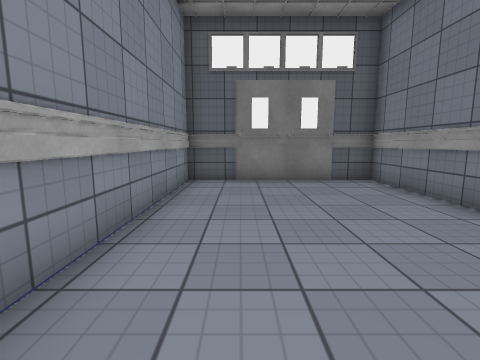
View 1 (above)

14 first-person views from a walk through a 3-D level made in the Unity game engine. The camera is 1.2 m above the floor, tilts 8° down and sees 85° across. The floor is counted in squares, 1 m on a side. Each view is taken from the middle of a square. On the plan, view 1 faces up. The plan holds only what a view shows up to about 12 squares ahead; the rest is blank. Some animated figures are not drawn. Surface patterns are stand-ins for the level's own textures.

View 2
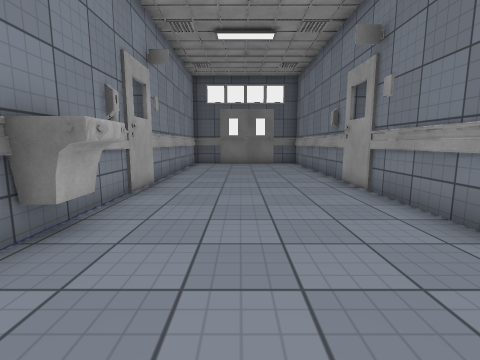

View 3
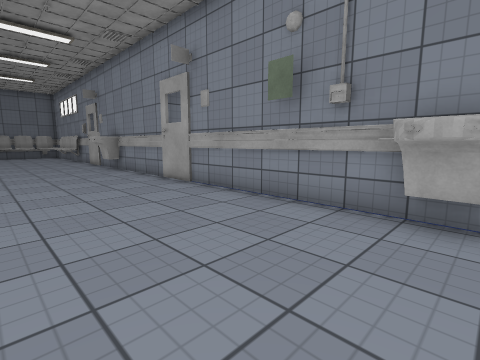

View 4
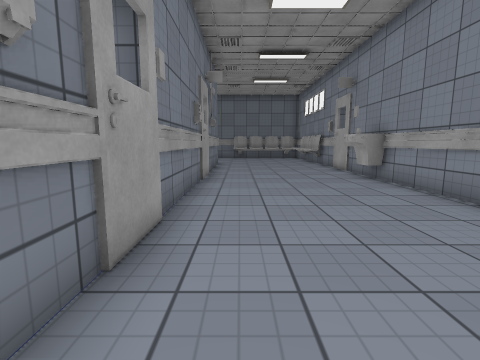

View 5
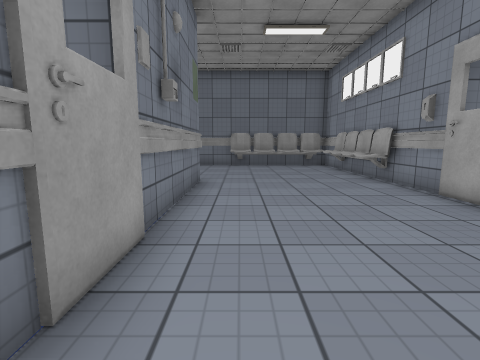

View 6
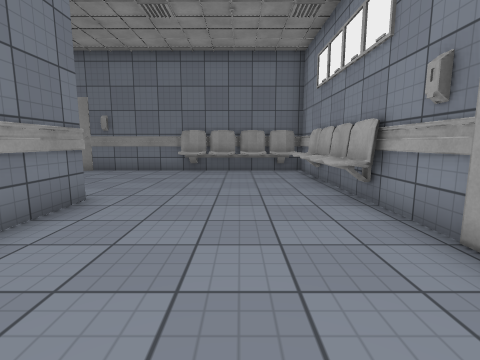

View 7
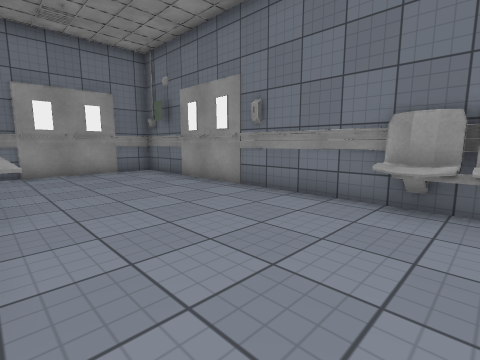

View 8
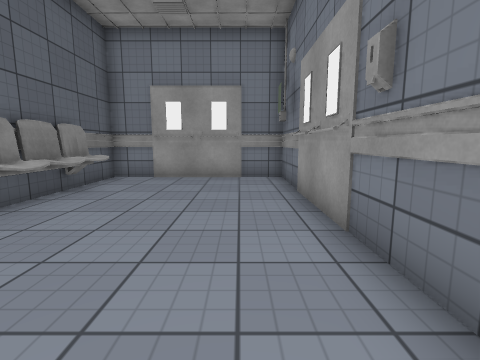

View 9
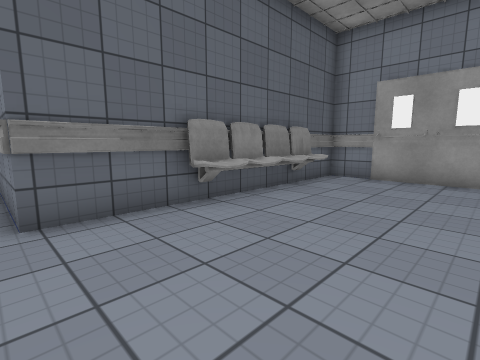

View 10
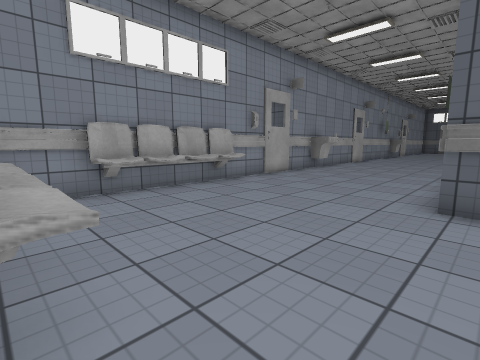

View 11
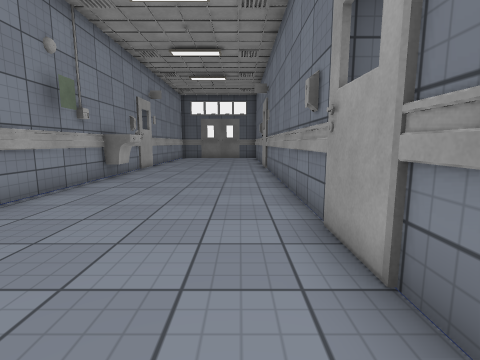

View 12
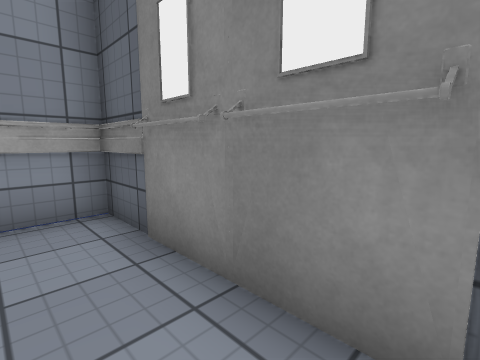

View 13
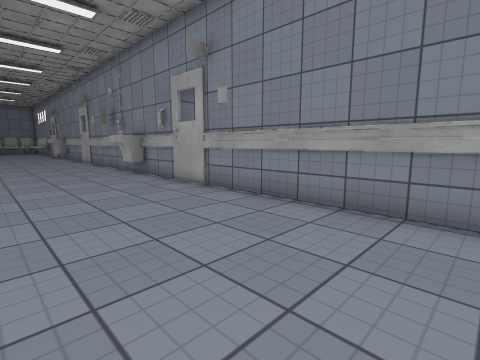

View 14
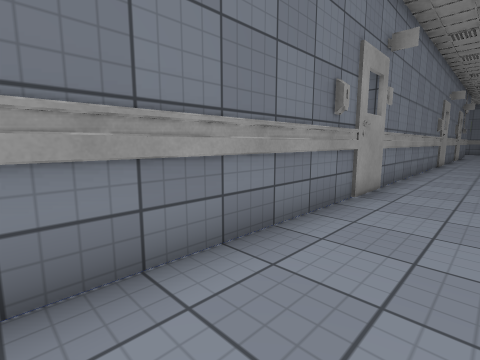

### Floor plan
Points are (right, up) in squares from view 1. A wall is a line through its corners. A room is listed if a view was taken in it or the views show most of it. See-through windows are left out.
Room 1 (views 1, 2, 3, 4, 5, 6, 7, 8, 9, 10, 11, 12, 13, 14)
walls: (4.3, -13.4) (4.3, -10.4); (4.3, -9.6) (4.3, -7.4); (4.3, -17.2) (4.3, -15.4); (-1.7, -13.4) (-1.7, -28.5) (0.6, -28.5); (-1.7, -9.4) (-1.7, -11.5); (4.3, -5.6) (4.3, -2.4); (4.3, -20.6) (4.3, -19.4); (7.2, -22.5) (4.4, -22.5); (7.3, -22.9) (6.8, -23); (7.6, -22.8) (7.1, -22.8); (8.4, -22.5) (7.8, -22.5); (6.9, -23.5) (6.9, -22.6); (10.9, -22.5) (8.5, -22.5); (4.3, -0.6) (4.3, 3.6); (11, -22.8) (10.6, -22.8); (11.3, -22.9) (10.8, -22.8); (-1.7, -0.4) (-1.7, -7.6); (2.3, -28.2) (3, -28.4) (3.5, -28.2); (1.1, -28.2) (1.7, -28.3) (2.4, -28.2); (1.5, -28.3) (3.2, -28.3); (2.7, -28.5) (3.2, -28.5); (4.4, -28.5) (5.5, -28.5); (1.5, -28.5) (2, -28.5); (-1.4, -28.2) (-0.7, -28.3) (-0.2, -28.2); (7.6, -28.3) (10.4, -28.3); (7.4, -28.5) (10.5, -28.5); (13, -26.9) (13, -24); (-1.7, 3.6) (-1.7, 0.4); (13.2, -27.5) (13.2, -22.5) (11.1, -22.5); (4.3, 5.4) (4.3, 8.5) (-1.7, 8.5) (-1.7, 5.4); (2.9, 8.3) (1.5, 8.3); (1.4, 8.3) (0, 8.3)
low walls: (8.5, -23.1) (7.2, -23.1) (7.2, -22.5); (8.4, -23.4) (7.9, -23.4); (10.6, -22.8) (10.6, -22.5); (11, -23.1) (10.4, -23.1); (2.3, -27.5) (2.3, -28.2); (2.4, -27.6) (2.8, -27.5) (3.5, -27.5) (3.5, -28); (-1, -27.9) (3.4, -27.9)
objects: other object (-1, -26) to (-1, -22); other object (-1, -16); other object (-1, -4) to (-1, -3); other object (4, -22) to (4, -21); other object (11, -29) to (12, -29); other object (13, -30) to (13, -28)

Positions as (right, up) in squares from view 1, and headings:
1: (0, 0), facing up
2: (1, -7), facing up
3: (3, -3), facing down-left
4: (3, -7), facing down
5: (3, -14), facing down
6: (1, -17), facing down
7: (2, -23), facing down-right
8: (4, -27), facing right
9: (4, -27), facing up-right
10: (5, -28), facing up-left
11: (3, -13), facing up
12: (3, 7), facing up-left
13: (3, 7), facing down-left
14: (2, 7), facing down-right
